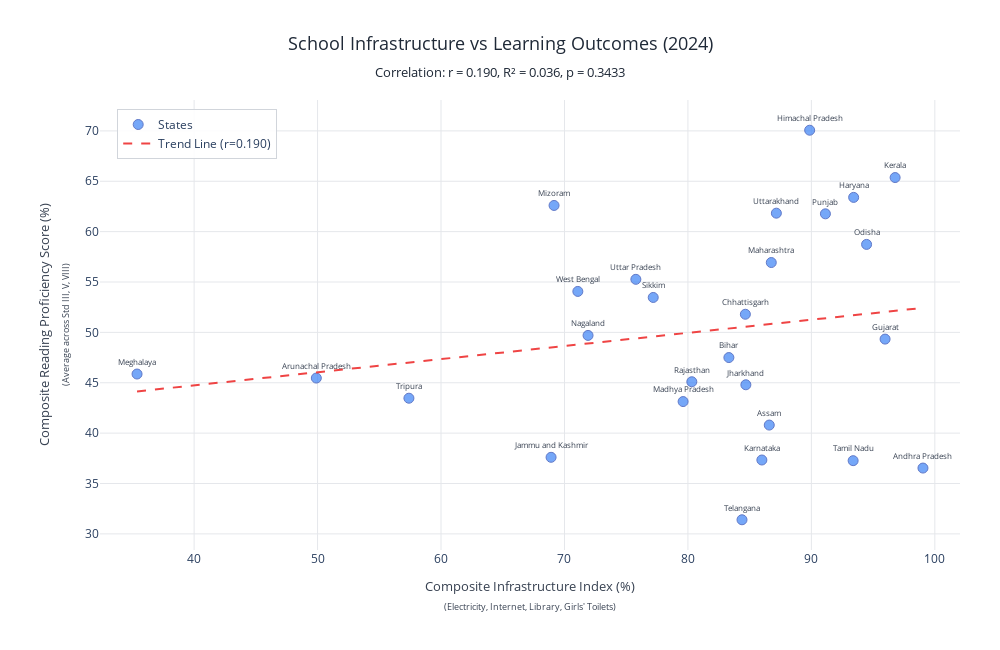

The code cell stored with this chart in its notebook:
### Code cell
import pandas as pd
import plotly.express as px
import plotly.graph_objects as go
from scipy import stats
import numpy as np

# ===================================================================
# LOAD AND PREPARE INFRASTRUCTURE DATA (2024)
# ===================================================================

# Read in school facility data for 2024
df_fac_2024 = pd.read_csv('/Users/trishapunamiya/Desktop/LSE/Data Viz/Project/Raw Data/2024/100_fac.csv')
df_profile_2024 = pd.read_csv('/Users/trishapunamiya/Desktop/LSE/Data Viz/Project/Raw Data/2024/100_prof1.csv')

# Merge facility data with state info
df_sch_2024 = df_fac_2024.merge(
    df_profile_2024[['pseudocode', 'state']], 
    on='pseudocode', 
    how='left'
)

# Calculate infrastructure index - only count FUNCTIONAL facilities
state_infrastructure = df_sch_2024.groupby('state').agg({
    'electricity_availability': lambda x: (x == 1).sum() / len(x) * 100,
    'internet': lambda x: (x == 1).sum() / len(x) * 100,
    'library_availability': lambda x: (x == 1).sum() / len(x) * 100,
    'total_girls_func_toilet': lambda x: (x > 0).sum() / len(x) * 100,
    'pseudocode': 'count'
}).reset_index()

# Rename columns
state_infrastructure.rename(columns={
    'electricity_availability': 'pct_electricity_functional',
    'internet': 'pct_internet',
    'library_availability': 'pct_library',
    'total_girls_func_toilet': 'pct_girls_toilets',
    'pseudocode': 'num_schools'
}, inplace=True)

# Create composite infrastructure index
state_infrastructure['infrastructure_index'] = state_infrastructure[[
    'pct_electricity_functional', 'pct_internet', 'pct_library', 'pct_girls_toilets'
]].mean(axis=1)

# Clean state names
name_mapping = {
    "ANDAMAN & NICOBAR ISLANDS": "Andaman and Nicobar",
    "ANDHRA PRADESH": "Andhra Pradesh",
    "ARUNACHAL PRADESH": "Arunachal Pradesh",
    "ASSAM": "Assam",
    "BIHAR": "Bihar",
    "CHANDIGARH": "Chandigarh",
    "CHHATTISGARH": "Chhattisgarh",
    "DADRA & NAGAR HAVELI AND DAMAN & DIU": "Dadra and Nagar Haveli and Daman and Diu",
    "DELHI": "Delhi",
    "GOA": "Goa",
    "GUJARAT": "Gujarat",
    "HARYANA": "Haryana",
    "HIMACHAL PRADESH": "Himachal Pradesh",
    "JAMMU & KASHMIR": "Jammu and Kashmir",
    "JHARKHAND": "Jharkhand",
    "KARNATAKA": "Karnataka",
    "KERALA": "Kerala",
    "LADAKH": "Ladakh",
    "LAKSHADWEEP": "Lakshadweep",
    "MADHYA PRADESH": "Madhya Pradesh",
    "MAHARASHTRA": "Maharashtra",
    "MANIPUR": "Manipur",
    "MEGHALAYA": "Meghalaya",
    "MIZORAM": "Mizoram",
    "NAGALAND": "Nagaland",
    "ODISHA": "Odisha",
    "PUDUCHERRY": "Puducherry",
    "PUNJAB": "Punjab",
    "RAJASTHAN": "Rajasthan",
    "SIKKIM": "Sikkim",
    "TAMIL NADU": "Tamil Nadu",
    "TELANGANA": "Telangana",
    "TRIPURA": "Tripura",
    "UTTAR PRADESH": "Uttar Pradesh",
    "UTTARAKHAND": "Uttarakhand",
    "WEST BENGAL": "West Bengal"
}

state_infrastructure['state'] = state_infrastructure['state'].map(name_mapping)

# ===================================================================
# LOAD AND PREPARE ASER DATA (2024)
# ===================================================================

# Load your ASER data
aser_2024 = aser_2024  # Update path
df = aser_2024[aser_2024['State'] != 'All India'].copy()

# Get 2024 columns for reading across all standards
std3_reading_col = [c for c in df.columns if '2024' in c and 'Std III' in c and 'read' in c][0]
std5_reading_col = [c for c in df.columns if '2024' in c and 'Std V' in c and 'read' in c][0]
std8_reading_col = [c for c in df.columns if '2024' in c and 'Std VIII' in c and 'read' in c][0]

# Calculate composite learning score (average reading across standards)
df['learning_score'] = df[[std3_reading_col, std5_reading_col, std8_reading_col]].mean(axis=1)

# Keep only State and learning_score
learning_data = df[['State', 'learning_score']].copy()

# ===================================================================
# MERGE INFRASTRUCTURE AND LEARNING DATA
# ===================================================================

merged_data = state_infrastructure.merge(
    learning_data,
    left_on='state',
    right_on='State',
    how='inner'
)

# Check merge results
print(f"\nMerged data: {len(merged_data)} states")
print(f"States in infrastructure: {state_infrastructure['state'].nunique()}")
print(f"States in ASER: {learning_data['State'].nunique()}")

# ===================================================================
# CALCULATE CORRELATION STATISTICS
# ===================================================================

correlation = merged_data['infrastructure_index'].corr(merged_data['learning_score'])
r_squared = correlation ** 2

# Calculate trend line
slope, intercept, r_value, p_value, std_err = stats.linregress(
    merged_data['infrastructure_index'], 
    merged_data['learning_score']
)

# Create trend line data
x_trend = np.linspace(
    merged_data['infrastructure_index'].min(), 
    merged_data['infrastructure_index'].max(), 
    100
)
y_trend = slope * x_trend + intercept

# ===================================================================
# CREATE SCATTER PLOT
# ===================================================================

fig = go.Figure()

# Add scatter points
fig.add_trace(go.Scatter(
    x=merged_data['infrastructure_index'],
    y=merged_data['learning_score'],
    mode='markers+text',
    marker=dict(
        size=10,
        color='#3b82f6',
        opacity=0.7,
        line=dict(width=1, color='#1e40af')
    ),
    text=merged_data['state'],
    textposition='top center',
    textfont=dict(size=8, color='#374151'),
    name='States',
    hovertemplate='<b>%{text}</b><br>' +
                  'Infrastructure: %{x:.1f}%<br>' +
                  'Reading Score: %{y:.1f}%<br>' +
                  '<extra></extra>'
))

# Add trend line
fig.add_trace(go.Scatter(
    x=x_trend,
    y=y_trend,
    mode='lines',
    line=dict(color='#ef4444', width=2, dash='dash'),
    name=f'Trend Line (r={correlation:.3f})',
    hoverinfo='skip'
))

# Update layout
fig.update_layout(
    title=dict(
        text=f'School Infrastructure vs Learning Outcomes (2024)<br>' +
             f'<sub>Correlation: r = {correlation:.3f}, R² = {r_squared:.3f}, p = {p_value:.4f}</sub>',
        x=0.5,
        xanchor='center',
        font=dict(size=18, color='#1f2937')
    ),
    xaxis=dict(
        title=dict(
            text='Composite Infrastructure Index (%)<br><sub>(Electricity, Internet, Library, Girls\' Toilets)</sub>',
            font=dict(size=13, color='#374151')
        ),
        showgrid=True,
        gridcolor='#e5e7eb',
        range=[
            merged_data['infrastructure_index'].min() - 3, 
            merged_data['infrastructure_index'].max() + 3
        ]
    ),
    yaxis=dict(
        title=dict(
            text='Composite Reading Proficiency Score (%)<br><sub>(Average across Std III, V, VIII)</sub>',
            font=dict(size=13, color='#374151')
        ),
        showgrid=True,
        gridcolor='#e5e7eb',
        range=[
            merged_data['learning_score'].min() - 3, 
            merged_data['learning_score'].max() + 3
        ]
    ),
    plot_bgcolor='white',
    hovermode='closest',
    showlegend=True,
    legend=dict(
        x=0.02, 
        y=0.98, 
        bgcolor='rgba(255,255,255,0.9)',
        bordercolor='#d1d5db',
        borderwidth=1
    ),
    width=1000,
    height=650,
    margin=dict(t=100, b=100, l=100, r=40)
)

# Display the plot
fig.show()

# ===================================================================
# PRINT STATISTICS
# ===================================================================

print(f"\n{'='*70}")
print(f"CORRELATION ANALYSIS: INFRASTRUCTURE vs LEARNING OUTCOMES (2024)")
print(f"{'='*70}")
print(f"Correlation Coefficient (r): {correlation:.4f}")
print(f"R-squared (R²): {r_squared:.4f}")
print(f"P-value: {p_value:.6f}")
print(f"Standard Error: {std_err:.4f}")
print(f"\nTrend Line Equation: y = {slope:.3f}x + {intercept:.3f}")

print(f"\nInterpretation:")
if p_value < 0.05:
    print(f"✓ Statistically significant (p < 0.05)")
else:
    print(f"✗ Not statistically significant (p >= 0.05)")

if correlation > 0.7:
    print("✓ Strong positive correlation - better infrastructure is strongly")
    print("  associated with higher learning outcomes")
elif correlation > 0.4:
    print("✓ Moderate positive correlation - infrastructure improvements tend")
    print("  to correlate with better learning outcomes")
else:
    print("○ Weak positive correlation - infrastructure alone may not fully")
    print("  explain learning outcome differences")
print(f"{'='*70}\n")

# ===================================================================
# DISPLAY TOP AND BOTTOM PERFORMERS
# ===================================================================

print("\nTop 5 States (Infrastructure Index):")
print(merged_data.nlargest(5, 'infrastructure_index')[['state', 'infrastructure_index', 'learning_score']])

print("\nBottom 5 States (Infrastructure Index):")
print(merged_data.nsmallest(5, 'infrastructure_index')[['state', 'infrastructure_index', 'learning_score']])

print("\nTop 5 States (Learning Score):")
print(merged_data.nlargest(5, 'learning_score')[['state', 'infrastructure_index', 'learning_score']])

print("\nBottom 5 States (Learning Score):")
print(merged_data.nsmallest(5, 'learning_score')[['state', 'infrastructure_index', 'learning_score']])

# ===================================================================
# OPTIONAL: SAVE OUTPUT
# ===================================================================

# Save the figure
# fig.write_html("infrastructure_vs_learning_2024.html")
# fig.write_image("infrastructure_vs_learning_2024.png", width=1000, height=650)

# Save merged data
# merged_data.to_csv('infrastructure_learning_correlation_2024.csv', index=False)

### Figure 1 — Plotly figure (JSON) as saved in the notebook; plotly's stock layout.template omitted (floating-point values rounded to 4 significant figures)
{"data": [{"hovertemplate": "<b>%{text}</b><br>Infrastructure: %{x:.1f}%<br>Reading Score: %{y:.1f}%<br><extra></extra>", "marker": {"color": "#3b82f6", "line": {"color": "#1e40af", "width": 1}, "opacity": 0.7, "size": 10}, "mode": "markers+text", "name": "States", "text": ["Andhra Pradesh", "Arunachal Pradesh", "Assam", "Bihar", "Chhattisgarh", "Gujarat", "Haryana", "Himachal Pradesh", "Jammu and Kashmir", "Jharkhand", "Karnataka", "Kerala", "Madhya Pradesh", "Maharashtra", "Meghalaya", "Mizoram", "Nagaland", "Odisha", "Punjab", "Rajasthan", "Sikkim", "Tamil Nadu", "Telangana", "Tripura", "Uttar Pradesh", "Uttarakhand", "West Bengal"], "textfont": {"color": "#374151", "size": 8}, "textposition": "top center", "type": "scatter", "x": [99.04, 49.9, 86.59, 83.32, 84.65, 95.97, 93.42, 89.86, 68.91, 84.69, 85.99, 96.78, 79.61, 86.75, 35.38, 69.16, 71.91, 94.47, 91.14, 80.32, 77.19, 93.38, 84.38, 57.4, 75.78, 87.16, 71.08], "y": [36.53, 45.47, 40.8, 47.5, 51.8, 49.33, 63.4, 70.07, 37.6, 44.8, 37.33, 65.37, 43.13, 56.93, 45.87, 62.6, 49.7, 58.73, 61.77, 45.1, 53.47, 37.27, 31.4, 43.47, 55.27, 61.83, 54.07]}, {"hoverinfo": "skip", "line": {"color": "#ef4444", "dash": "dash", "width": 2}, "mode": "lines", "name": "Trend Line (r=0.190)", "type": "scatter", "x": [35.38, 36.02, 36.66, 37.3, 37.95, 38.59, 39.23, 39.88, 40.52, 41.16, 41.81, 42.45, 43.09, 43.74, 44.38, 45.02, 45.66, 46.31, 46.95, 47.59, 48.24, 48.88, 49.52, 50.17, 50.81, 51.45, 52.1, 52.74, 53.38, 54.02, 54.67, 55.31, 55.95, 56.6, 57.24, 57.88, 58.53, 59.17, 59.81, 60.46, 61.1, 61.74, 62.38, 63.03, 63.67, 64.31, 64.96, 65.6, 66.24, 66.89, 67.53, 68.17, 68.82, 69.46, 70.1, 70.74, 71.39, 72.03, 72.67, 73.32, 73.96, 74.6, 75.25, 75.89, 76.53, 77.17, 77.82, 78.46, 79.1, 79.75, 80.39, 81.03, 81.68, 82.32, 82.96, 83.61, 84.25, 84.89, 85.53, 86.18, 86.82, 87.46, 88.11, 88.75, 89.39, 90.04, 90.68, 91.32, 91.97, 92.61, 93.25, 93.89, 94.54, 95.18, 95.82, 96.47, 97.11, 97.75, 98.4, 99.04], "y": [44.14, 44.22, 44.31, 44.39, 44.47, 44.56, 44.64, 44.73, 44.81, 44.89, 44.98, 45.06, 45.14, 45.23, 45.31, 45.4, 45.48, 45.56, 45.65, 45.73, 45.81, 45.9, 45.98, 46.07, 46.15, 46.23, 46.32, 46.4, 46.49, 46.57, 46.65, 46.74, 46.82, 46.9, 46.99, 47.07, 47.16, 47.24, 47.32, 47.41, 47.49, 47.57, 47.66, 47.74, 47.83, 47.91, 47.99, 48.08, 48.16, 48.24, 48.33, 48.41, 48.5, 48.58, 48.66, 48.75, 48.83, 48.92, 49.0, 49.08, 49.17, 49.25, 49.33, 49.42, 49.5, 49.59, 49.67, 49.75, 49.84, 49.92, 50.0, 50.09, 50.17, 50.26, 50.34, 50.42, 50.51, 50.59, 50.67, 50.76, 50.84, 50.93, 51.01, 51.09, 51.18, 51.26, 51.34, 51.43, 51.51, 51.6, 51.68, 51.76, 51.85, 51.93, 52.02, 52.1, 52.18, 52.27, 52.35, 52.43]}], "layout": {"height": 650, "hovermode": "closest", "legend": {"bgcolor": "rgba(255,255,255,0.9)", "bordercolor": "#d1d5db", "borderwidth": 1, "x": 0.02, "y": 0.98}, "margin": {"b": 100, "l": 100, "r": 40, "t": 100}, "plot_bgcolor": "white", "showlegend": true, "title": {"font": {"color": "#1f2937", "size": 18}, "text": "School Infrastructure vs Learning Outcomes (2024)<br><sub>Correlation: r = 0.190, R² = 0.036, p = 0.3433</sub>", "x": 0.5, "xanchor": "center"}, "width": 1000, "xaxis": {"gridcolor": "#e5e7eb", "range": [32.38, 102.0], "showgrid": true, "title": {"font": {"color": "#374151", "size": 13}, "text": "Composite Infrastructure Index (%)<br><sub>(Electricity, Internet, Library, Girls' Toilets)</sub>"}}, "yaxis": {"gridcolor": "#e5e7eb", "range": [28.4, 73.07], "showgrid": true, "title": {"font": {"color": "#374151", "size": 13}, "text": "Composite Reading Proficiency Score (%)<br><sub>(Average across Std III, V, VIII)</sub>"}}}}
